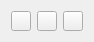
  <widget class="QWidget" name="layoutWidget">
   <property name="geometry">
    <rect>
     <x>190</x>
     <y>160</y>
     <width>76</width>
     <height>22</height>
    </rect>
   </property>
   <layout class="QHBoxLayout" name="horizontalLayout_2">
    <item>
     <widget class="QPushButton" name="btn_add">
      <property name="sizePolicy">
       <sizepolicy hsizetype="Fixed" vsizetype="Fixed">
        <horstretch>0</horstretch>
        <verstretch>0</verstretch>
       </sizepolicy>
      </property>
      <property name="minimumSize">
       <size>
        <width>0</width>
        <height>0</height>
       </size>
      </property>
      <property name="maximumSize">
       <size>
        <width>20</width>
        <height>20</height>
       </size>
      </property>
      <property name="text">
       <string/>
      </property>
      <property name="icon">
       <iconset resource="Icon_resource.qrc">
        <normaloff>:/arrow_key/Artwork/plus.png</normaloff>:/arrow_key/Artwork/plus.png</iconset>
      </property>
      <property name="iconSize">
       <size>
        <width>15</width>
        <height>15</height>
       </size>
      </property>
     </widget>
    </item>
    <item>
     <widget class="QPushButton" name="btn_del">
      <property name="minimumSize">
       <size>
        <width>0</width>
        <height>0</height>
       </size>
      </property>
      <property name="maximumSize">
       <size>
        <width>20</width>
        <height>20</height>
       </size>
      </property>
      <property name="text">
       <string/>
      </property>
      <property name="icon">
       <iconset resource="Icon_resource.qrc">
        <normaloff>:/arrow_key/Artwork/edit-delete.png</normaloff>:/arrow_key/Artwork/edit-delete.png</iconset>
      </property>
     </widget>
    </item>
    <item>
     <widget class="QPushButton" name="btn_go">
      <property name="minimumSize">
       <size>
        <width>0</width>
        <height>0</height>
       </size>
      </property>
      <property name="maximumSize">
       <size>
        <width>20</width>
        <height>20</height>
       </size>
      </property>
      <property name="styleSheet">
       <string notr="true"/>
      </property>
      <property name="text">
       <string/>
      </property>
      <property name="icon">
       <iconset resource="Icon_resource.qrc">
        <normaloff>:/arrow_key/Artwork/go.png</normaloff>:/arrow_key/Artwork/go.png</iconset>
      </property>
      <property name="iconSize">
       <size>
        <width>16</width>
        <height>16</height>
       </size>
      </property>
     </widget>
    </item>
   </layout>
  </widget>
